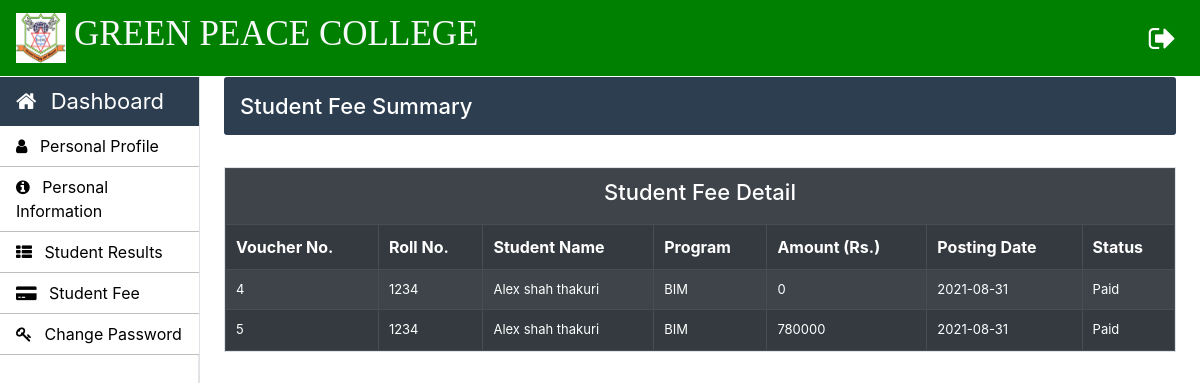
Page /Student/student-fee.php (signed in) on the committed database.
### tables this page shows
CREATE TABLE `student_fee` (
  `fee_voucher` int(11) NOT NULL,
  `roll_no` varchar(30) NOT NULL,
  `amount` int(11) NOT NULL,
  `posting_date` timestamp NOT NULL DEFAULT current_timestamp() ON UPDATE current_timestamp(),
  `status` varchar(10) NOT NULL
);

CREATE TABLE `student_info` (
  `roll_no` varchar(20) NOT NULL,
  `first_name` varchar(30) NOT NULL,
  `middle_name` varchar(30) NOT NULL,
  `last_name` varchar(30) NOT NULL,
  `father_name` varchar(30) NOT NULL,
  `email` varchar(30) NOT NULL,
  `mobile_no` varchar(11) NOT NULL,
  `course_code` varchar(11) NOT NULL,
  `session` varchar(10) NOT NULL,
  `profile_image` varchar(100) NOT NULL,
  `applicant_status` varchar(20) NOT NULL,
  `application_status` varchar(20) NOT NULL,
  `dob` varchar(10) NOT NULL,
  `other_phone` varchar(11) NOT NULL,
  `gender` varchar(10) NOT NULL,
  `permanent_address` varchar(150) NOT NULL,
  `current_address` varchar(150) NOT NULL,
  `place_of_birth` varchar(150) NOT NULL,
  `semester` int(11) NOT NULL,
  `total_marks` int(11) NOT NULL,
  `obtain_marks` int(11) NOT NULL,
  `state` varchar(20) NOT NULL,
  `admission_date` timestamp NOT NULL DEFAULT current_timestamp() ON UPDATE current_timestamp()
);

### Student/student-fee.php (the view, shortened to what this page needs)
<?php
		require_once "../connection/connection.php";
	?>
<!doctype html>
<html lang="en">
	<head>
	</head>
	<body>
		<?php include('../common/common-header.php') ?>
		<?php include('../common/student-sidebar.php') ?>
		<main role="main" class="col-xl-10 col-lg-9 col-md-8 ml-sm-auto px-md-4 mb-2 w-100">
			<div class="sub-main ">
				<div class="text-center d-flex flex-wrap flex-md-nowrap pt-3 pb-2 mb-3 text-white admin-dashboard pl-3">
					<h4 class="">Student Fee Summary</h4>
				</div>
				<div class="row">
					<div class="col-md-12">
						<section class="border mt-3">
							<table class="w-100 table-striped table-hover table-dark" cellpadding="10">
								<tr>
									<th colspan="9"><h4 class="text-center">Student Fee Detail</h4 class="text-center"></th>
								</tr>
								<tr>
									<th>Voucher No.</th>
									<th>Roll No.</th>
									<th>Student Name</th>
									<th>Program</th>
									<th>Amount (Rs.)</th>
									<th>Posting Date</th>
									<th>Status</th>
								</tr>
								<?php
								$roll_no=$_SESSION['LoginStudent'];
									$query="select fee_voucher,student_fee.roll_no,first_name,middle_name,last_name,course_code,amount,date(posting_date) as posting_date,status from student_fee inner join student_info on student_fee.roll_no=student_info.roll_no where student_fee.roll_no='$roll_no'";
									$run=mysqli_query($con,$query);
									while ($row=mysqli_fetch_array($run)) { ?>
									<tr>
										<td><?php echo $row['fee_voucher'] ?></td>
										<td><?php echo $row['roll_no'] ?></td>
										<td><?php echo $row['first_name']." ".$row['middle_name']." ".$row['last_name'] ?></td>
										<td><?php echo $row['course_code'] ?></td>
										<td><?php echo $row['amount'] ?></td>
										<td><?php echo date($row['posting_date']) ?></td>
										<td><?php echo $row['status'] ?></td>
									</tr>
									<?php
									}
								?>
							</table>
						</section>
					</div>
				</div>
			</div>
		</main>
	</body>
</html>

### Css/style.css (style rules this page uses)
h4 { font-size: 22px; }
.admin-dashboard { margin-top: 1px !important; background: #2c3e50 !important; border-radius: 3px; }
.table-elements tr, td, th { font-size: 13px; border: 1px solid rgb(194, 193, 193); padding-left: 10px !important; }
.table-font-for-transcript td, th { font-size: 16px !important; }

### rows in the picture
student_fee: fee_voucher "4", roll_no "1234", student_info.first_name "Alex", student_info.middle_name "shah", student_info.last_name "thakuri", student_info.course_code "BIM", amount "0", posting_date "2021-08-31", status "Paid"
student_fee: fee_voucher "5", roll_no "1234", student_info.first_name "Alex", student_info.middle_name "shah", student_info.last_name "thakuri", student_info.course_code "BIM", amount "780000", posting_date "2021-08-31", status "Paid"
